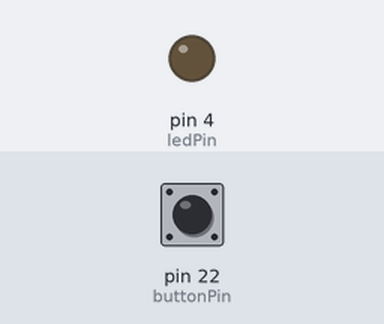
This sketch was run on a simulated Arduino Mega 2560, built with avr-gcc and run on an emulated ATmega2560. On the bench: output pins drawn as LEDs (lit = HIGH). Inputs (shaded band) come from the test bench; at power-on: pin 22 (buttonPin) HIGH.

Above: at 1.2 s.
1.3 s: pin 22 (buttonPin) pulled LOW for 0.15 s
At 1.37 s:
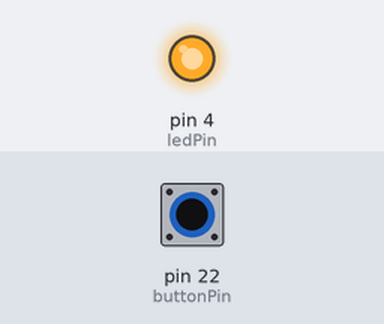
2.9 s: pin 22 (buttonPin) pulled LOW for 3.2 s
At 6.8 s:
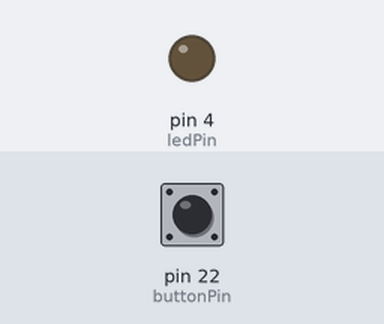
Timing chart, 0 to 8.3 s (numbered marks = the images above; inputs shaded):
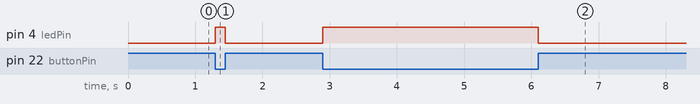

Measured:
- after the input at 1.3 s, pin 4 (ledPin): LOW → HIGH at once, → LOW 0.15 s later
- after the input at 2.9 s, pin 4 (ledPin): LOW → HIGH at once, → LOW 3.2 s later

The sketch:

Switch_LED.ino
```cpp
// Define the GPIO pin numbers for the peripheral components
const int buttonPin = 22;  // Push-button connected to GPIO 22
const int ledPin = 4;      // External LED connected to GPIO 4

void setup() {
  // Initialize the LED pin as an OUTPUT to control the voltage level (3.3V/0V)
  pinMode(ledPin, OUTPUT);

  // Initialize the button pin as an INPUT with the internal pull-up resistor enabled.
  // This keeps the pin state at HIGH (3.3V) by default when the switch is open.
  pinMode(buttonPin, INPUT_PULLUP);
}

void loop() {
  // Read the current digital state of the push-button pin (returns HIGH or LOW)
  int buttonState = digitalRead(buttonPin);

  // Active-LOW Logic: When the button is pressed, the pin is shorted to Ground (LOW)
  if (buttonState == LOW) {
    digitalWrite(ledPin, HIGH);  // Turn the external LED ON
  } else {
    digitalWrite(ledPin, LOW);   // Turn the external LED OFF (when button is released)
  }
}
```
